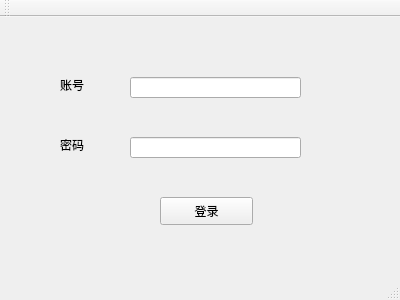
<?xml version="1.0" encoding="UTF-8"?>
<ui version="4.0">
 <class>MainWindow</class>
 <widget class="QMainWindow" name="MainWindow">
  <property name="geometry">
   <rect>
    <x>0</x>
    <y>0</y>
    <width>400</width>
    <height>300</height>
   </rect>
  </property>
  <property name="windowTitle">
   <string>MainWindow</string>
  </property>
  <widget class="QWidget" name="centralWidget">
   <widget class="QPushButton" name="Blogin">
    <property name="geometry">
     <rect>
      <x>160</x>
      <y>180</y>
      <width>93</width>
      <height>28</height>
     </rect>
    </property>
    <property name="text">
     <string>登录</string>
    </property>
   </widget>
   <widget class="QLabel" name="label">
    <property name="geometry">
     <rect>
      <x>60</x>
      <y>60</y>
      <width>31</width>
      <height>16</height>
     </rect>
    </property>
    <property name="text">
     <string>账号</string>
    </property>
   </widget>
   <widget class="QLabel" name="label_2">
    <property name="geometry">
     <rect>
      <x>60</x>
      <y>120</y>
      <width>31</width>
      <height>16</height>
     </rect>
    </property>
    <property name="text">
     <string>密码</string>
    </property>
   </widget>
   <widget class="QLineEdit" name="Laccount">
    <property name="geometry">
     <rect>
      <x>130</x>
      <y>60</y>
      <width>171</width>
      <height>21</height>
     </rect>
    </property>
    <property name="focusPolicy">
     <enum>Qt::WheelFocus</enum>
    </property>
   </widget>
   <widget class="QLineEdit" name="Lpassword">
    <property name="geometry">
     <rect>
      <x>130</x>
      <y>120</y>
      <width>171</width>
      <height>21</height>
     </rect>
    </property>
   </widget>
  </widget>
  <widget class="QMenuBar" name="menuBar">
   <property name="geometry">
    <rect>
     <x>0</x>
     <y>0</y>
     <width>400</width>
     <height>26</height>
    </rect>
   </property>
  </widget>
  <widget class="QToolBar" name="mainToolBar">
   <attribute name="toolBarArea">
    <enum>TopToolBarArea</enum>
   </attribute>
   <attribute name="toolBarBreak">
    <bool>false</bool>
   </attribute>
  </widget>
  <widget class="QStatusBar" name="statusBar"/>
 </widget>
 <layoutdefault spacing="6" margin="11"/>
 <resources/>
 <connections/>
</ui>
